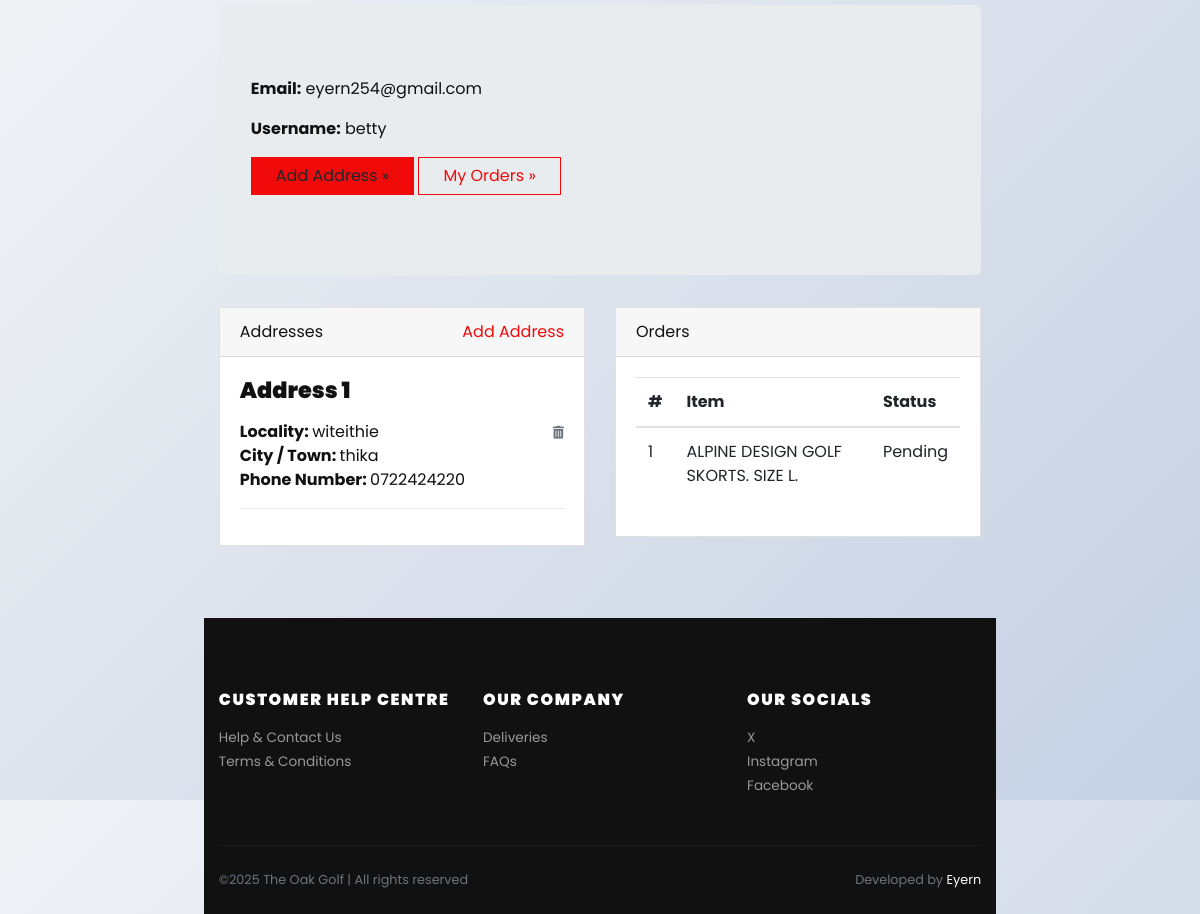
The app's page /accounts/profile/ (signed in) with its own data.
### store/models.py (models this page shows, shortened)
class Address(models.Model):
    user = models.ForeignKey(User, verbose_name="User", on_delete=models.CASCADE)
    locality = models.CharField(max_length=150, verbose_name="Nearest Location")
    city = models.CharField(max_length=150, verbose_name="City / Town")
    state = models.CharField(max_length=150, verbose_name="Phone Number")

class Order(models.Model):
    user = models.ForeignKey(User, verbose_name="User", on_delete=models.CASCADE)
    address = models.ForeignKey(Address, verbose_name="Shipping Address", on_delete=models.CASCADE)
    product = models.ForeignKey(Product, verbose_name="Product", on_delete=models.CASCADE)
    quantity = models.PositiveIntegerField(verbose_name="Quantity")
    ordered_date = models.DateTimeField(auto_now_add=True, verbose_name="Ordered Date")
    status = models.CharField(
        choices=STATUS_CHOICES,
        max_length=50,
        default="Pending"
        )

class Product(models.Model):
    title = models.CharField(max_length=150, verbose_name="Product Title")
    slug = models.SlugField(max_length=160, verbose_name="Product Slug")
    sku = models.CharField(max_length=255, unique=True, verbose_name="Unique Product ID (SKU)")
    short_description = models.TextField(verbose_name="Short Description")
    detail_description = models.TextField(blank=True, null=True, verbose_name="Detail Description")
    product_image = models.ImageField(upload_to='product', blank=True, null=True, verbose_name="Product Image")
    price = models.DecimalField(max_digits=8, decimal_places=2)
    category = models.ForeignKey(Category, verbose_name="Product Categoy", on_delete=models.CASCADE)
    is_active = models.BooleanField(verbose_name="Is Active?")
    is_featured = models.BooleanField(verbose_name="Is Featured?")
    created_at = models.DateTimeField(auto_now_add=True, verbose_name="Created Date")
    updated_at = models.DateTimeField(auto_now=True, verbose_name="Updated Date")
    class Meta:
        verbose_name_plural = 'Products'
        ordering = ('-created_at', )

### store/views.py (the view)
# urls.py: path('accounts/profile/', views.profile, name="profile"),
@login_required
def profile(request):
    addresses = Address.objects.filter(user=request.user)
    orders = Order.objects.filter(user=request.user)
    return render(request, 'account/profile.html', {'addresses':addresses, 'orders':orders})

### store/context_preprocessors.py (called while the page is built)
def store_menu(request):
    categories = Category.objects.filter(is_active=True)
    context = {
        'categories_menu': categories,
    }
    return context

def cart_menu(request):
    if request.user.is_authenticated:
        cart_items= Cart.objects.filter(user=request.user)
        context = {
            'cart_items': cart_items,
        }
    else:
        context = {}
    return context

### templates/account/profile.html (shortened to what this page needs)
{% extends 'base.html' %}
{% load static %}
    {% block content %}
      <div class="container py-5">
        <div class="jumbotron">
          <p><strong>Email:</strong> {{request.user.email}}</p>
          <p><strong>Username:</strong> {{request.user.username}}</p>
          <p><a class="btn btn-primary btn-large" href="{% url 'store:add-address' %}">Add Address »</a> <a class="btn btn-outline-primary btn-large" href="#">My Orders »</a></p>
        </div>
        <div class="row">
          <div class="col-lg-6">
            <div class="card mb-4" id="headings">
              <div class="card-header">Addresses <span class="float-right"><a href="{% url 'store:add-address' %}">Add Address</a></span></div>
              <div class="card-body">
                {% if addresses %}
                    {% for address in addresses %}
                        <h4 class="mb-3">Address {{forloop.counter}}</h4>
                        <span class="float-right"><a href="{% url 'store:remove-address' address.id %}"><i class="fas fa-trash-alt small text-muted"></i></a></span>
                        <p>
                            <strong>Locality: </strong>{{address.locality}} <br>
                            <strong>City / Town: </strong>{{address.city}} <br>
                            <strong>Phone Number: </strong>{{address.state}} <br>
                        </p>
                        <hr>
                    {% endfor %}
                {% else %}
                <div class="text-danger">
                  Address not Added.
                </div>
                {% endif %}
              </div>
            </div>
          </div>
          <div class="col-lg-6">
            <div class="card mb-4" id="tables">
              <div class="card-header">Orders</div>
              <div class="card-body">
                <table class="table table-hover">
                  <thead>
                    <tr>
                      <th>#</th>
                      <th>Item</th>
                      <th>Status</th>
                    </tr>
                  </thead>
                  <tbody>
                    {% if orders %}
                      {% for order in orders %}
                        <tr>
                          <td>{{forloop.counter}}</td>
                          <td>{{order.product.title}}</td>
                          <td>
                            {{order.status}}
                          </td>
                        </tr>
                      {% endfor %}
                    {% else %}
                    <tr>
                      <td class="text-danger" colspan="3">You've not Ordered anything yet.</td>
                    </tr>
                    {% endif %}
                  </tbody>
                </table>
              </div>
            </div>
          </div>
        </div>
      </div>
{% endblock content %}

### jewelryshop/static/css/style.default.css (style rules this page uses)
strong { font-weight: 700; }
.btn { font-weight: 400; border: 1px solid transparent; font-family: inherit; padding: 0.375rem 1.5rem; font-size: 1rem; line-height: 1.5; border-radius: 0; transition: color 0.15s ease-in-out, background-color 0.15s ease-in-out, border-color 0.15s ease-in-out, box-shadow 0.15s ease-in-out; }
.btn-primary { color: #212529; background-color: #f00a0a; border-color: #f00a0a; }
.btn-outline-primary { color: #f00a0a; background-color: transparent; background-image: none; border-color: #f00a0a; }
body { font-family: "Libre Franklin", sans-serif; font-size: 1rem; font-weight: 400; line-height: 1.5; color: #111111; background-color: #fff; }
a { color: #f00a0a; text-decoration: none; }
h1, h2, h3, h4, h5, h6, .h1, .h2, .h3, .h4, .h5, .h6 { margin-bottom: 0.5rem; font-family: inherit; font-weight: 900; line-height: 1.2; color: inherit; }
h4, .h4 { font-size: 1.4rem; }
hr { border-top: 1px solid rgba(17, 17, 17, 0.1); }
small, .small { font-size: 80%; font-weight: 400; }
.card { background-color: #fff; border: 1px solid rgba(17, 17, 17, 0.125); border-radius: 0; }
.card-body { padding: 1.25rem; }
.card-header { padding: 0.75rem 1.25rem; background-color: rgba(17, 17, 17, 0.03); border-bottom: 1px solid rgba(17, 17, 17, 0.125); }
.card-header:first-child { border-radius: calc(0 - 1px) calc(0 - 1px) 0 0; }

### jewelryshop/static/css/custom.css (style rules this page uses)
:root { --light-white-color: hsl(216, 20%, 95%); --medium-white-color: hsl(217, 35%, 83%); --light-gray-color: hsla(0, 0%, 100%, 0.15); --light-purple-color: hsl(129, 89%, 28%); --medium-purple-color: hsl(129, 89%, 28%); --white-color: hsl(0, 0%, 100%); --shadow-color: hsla(0, 0%, 0%, 0.2); --light-green-color: hsl(134, 61%, 41%); --dark-green-color: hsl(133, 61%, 33%); --glow-light-green-color: hsl(134, 61%, 41%); --glow-dark-green-color: hsla(134, 61%, 41%, 0.702); --big-font-weight: 800; --medium-font-weight: 600; --middle-font-weight: 500; --small-font-weight: 400; }
* { margin: 0; padding: 0; box-sizing: border-box; text-decoration: none; list-style: none; }
body { font-family: 'Poppins'; width: 100%; height: 100vh; display: flex; justify-content: center; align-items: center; background: linear-gradient(135deg, var(--light-white-color), var(--medium-white-color)); }

### records on screen
Address: locality "witeithie", city "thika", state "0722424220"
Order: product "ALPINE DESIGN GOLF SKORTS. SIZE L.", status "Pending"

### other values on screen
{{ request.user.email }} "eyern254@gmail.com"
{{ request.user.username }} "betty"
